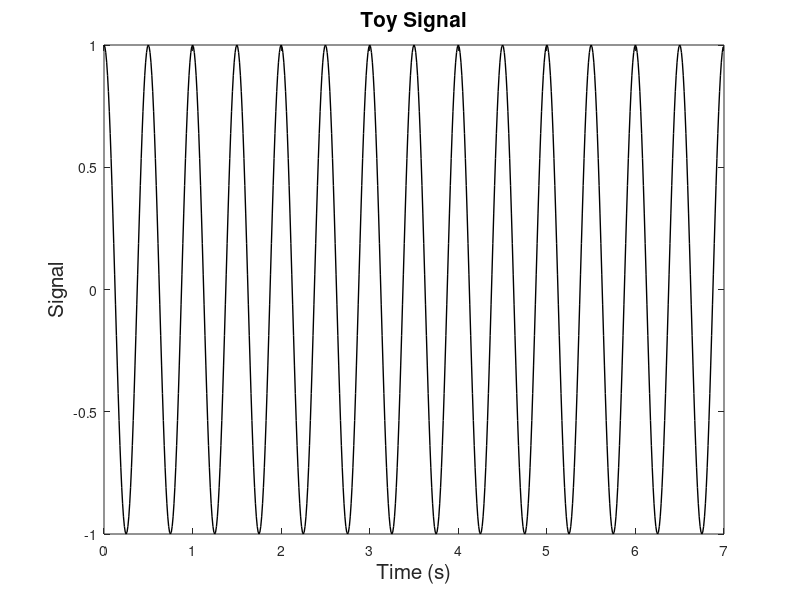

Here is the MATLAB script that generated this plot: (Note: this script raises an error after producing the figure.)
%%

% <latex>
% \title{BE 521: Homework 3 Questions\\{\normalsize Feature extraction} \\{\normalsize Spring 2021}}
% \author{68 points}
% \date{Due: Tuesday, 2/16/2021 10pm}
% \maketitle
% \textbf{Objective:} Extract features from data and build a simple detector
% </latex>

%% 
% <latex>
% \begin{center}
% \author{Shubhankar Patankar \\
%   \normalsize Collaborators: Peter Galer \\}
% \end{center}
% </latex>

%%
% <latex> 
% \section{Features and Simulations (39 pts)} As you learned
% in class, features are the backbone of almost all detection
% strategies, from seizures in EEG to faces in images. Features are
% usually defined in journal articles as an equation or set of
% equations, and the task for the reader---if she wants to use that
% feature---is to implement that feature in code. In this section, you
% will explore and implement some features commonly used in EEG
% analysis and test them on simulated time-series data.
% \begin{enumerate}
%  \item Consider the following toy signal: 7 seconds of a 2 Hz sine
%  wave with a quarter period phase-shift, sampled at 100 Hz
%   \begin{enumerate}
%    \item Plot the signal. (2 pts)
% </latex>

cd('/Users/sppatankar/Developer/BE-521')
addpath(genpath('Homework_3'));

duration = 7; % s
sampling_rate = 100; % Hz
dt = 1/sampling_rate;
time = 0:dt:7-dt;
signal_frequency = 2; % Hz
period = 1/signal_frequency;
toy_signal = sin((2 * pi * signal_frequency * (time + (0.25 * period))));

figure;
plot(time, toy_signal, 'LineWidth', 1, 'Color', [0, 0, 0])
xlabel('Time (s)', 'FontSize', 15);
ylabel('Signal', 'FontSize', 15);
title('Toy Signal', 'FontSize', 15);

%%
% <latex>
% \item Using the Matlab functions for the difference, sum, and
%   absolute value of the elements in a vector (look them up if you
%   don't know them), create an anonymous function for the
%    line-length feature
% 	$ LL(\mathbf{x}) = \sum_{i=2}^{n} |x_i - x_{i-1}| $ in one line of
% 	Matlab code that uses no loops (i.e., the outputs of one function
% 	will be the inputs of another). Your function should look
% 	something like \begin{lstlisting}
% 	  LLFn = @(x) XXXXXX;
% 	\end{lstlisting}
% 	where \texttt{XXXXX} represents some use of the aformentioned functions and the input signal \texttt{x}. (4 pts)
%    \item What is the line length of this signal? (2 pts)
%   \end{enumerate}
% </latex>

LLFn = @(x) sum(abs(diff(x)));
line_length_signal = LLFn(toy_signal)

%%
% <latex>
%  \item Consider line length of the signal using a sliding window
%  with a certain amount of window overlap (or, to think of it another
%  way, displacement with each ``slide''). Now, instead of having just
%  one value for the line length, you will have a number of values.
%   \begin{enumerate}
% 	\item Given a signal \texttt{x} with sampling frequency
% 	\texttt{fs} and windows of length \texttt{winLen} and displacement
% 	\texttt{winDisp} (both in seconds), create an anonymous function
% 	called \texttt{NumWins} that calculates the number of possible
% 	(full) windows in your signal of length \texttt{xLen} (in
% 	samples), i.e., \begin{lstlisting}
% 	  NumWins = @(xLen, fs, winLen, winDisp) XXXXXX;
% 	\end{lstlisting} where \texttt{XXXXXX} is the single-line
% 	expression for this value. You may assume that \texttt{winDisp} is
% 	a factor of both \texttt{winLen} (as it usually is/should be)
% 	and the length (in seconds) of \texttt{x}. (4 pts) 
% </latex>


% https://cs231n.github.io/convolutional-networks/
NumWins = @(xLen, fs, winLen, winDisp) ...
    ((xLen - (winLen * fs))/(winDisp * fs) + 1);

%%
% <latex>
%   \item Use this
% 	function to calculate the number of windows for the signal
% 	described in Question 1.1 for a 400 ms window with 200 ms
% 	displacement, i.e., the expression \begin{lstlisting}
% 	  NumWins(length(x), fs, winLen, winDisp)
% 	\end{lstlisting} 
% 	where \texttt{fs}, \texttt{winLen}, and \texttt{winDisp} are the appropriate values. (1 pt)
% </latex>

winLen = 0.4; % window size (s)
winDisp = 0.2; % window displacement (s)

number_of_windows = ...
    NumWins(length(toy_signal), sampling_rate, winLen, winDisp)

%%
% <latex>
% 	\item Repeat the above calculation for 50 ms window displacement. (1 pt)
% </latex>

number_of_windows = ...
    NumWins(length(toy_signal), sampling_rate, winLen, 50/1000)

%%
% <latex>
% 	\item Repeat the above calculation for 100 ms window displacement. (1 pt)
%   \end{enumerate}
% </latex>

number_of_windows = ...
    NumWins(length(toy_signal), sampling_rate, winLen, 100/1000)

%%
% <latex> 
%   \item 
%   \begin{enumerate}
%    \item Create a function (in another file) called
%    \texttt{MovingWinFeats(x, fs, winLen, winDisp, featFn)} that
%    returns a vector of the values of the feature on the signal
%    \texttt{x} in all the possible windows, where \texttt{featFn} is
%    a feature function like the one you wrote in Question 1.1.b. You
%    may find it useful to use your \texttt{NumWins} function (or at
%    least its expression). You may assume that the product of
%    \texttt{winDisp} and the sampling rate \texttt{fs} is an integer.
%    (6 pts) \\
% </latex>

%%
% <latex>
% Make sure your MovingWinFeats code is in your pdf. One way is to use the following Matlab code (in your script) to automatically
% load in the function's code (where we assume that the function is
% one directory up from the *.tex file). Windows users may need to
% change the forward-slash to a backslash. 
% </latex>

%   <latex>
%   \lstinputlisting{[path to] MovingWinFeats.m}
%   </latex>

%%
% <latex>
%    \item Using the signal you defined in Question 1.1 and the function you created in Question 1.1.b, calculate the line-length over windows of length 400 ms and displacement 200 ms. (2 pts)
% </latex>

winLen = 0.4; % s
winDisp = 0.2; % s
LL = MovingWinFeats(toy_signal, sampling_rate, winLen, winDisp, LLFn);

%%
% <latex>
%    \item Add a unit-amplitude 10 Hz signal (in the form of a sine wave) to your original signal and again calculate the line length over the same window and displacement. (2 pts)
%   \end{enumerate}
% </latex>

new_signal_frequency = 10; % Hz
new_toy_signal = toy_signal + sin((2 * pi * new_signal_frequency * time));

new_LL = MovingWinFeats(new_toy_signal, sampling_rate, winLen, winDisp, LLFn);

%%
% <latex>
%   \item Code the following 3 additional features in MINIMAL lines of code (hint: each can be implemented in one line using the anonymous function trick).
%   \begin{enumerate}
%    \item Area, $\displaystyle A(\mathbf{x}) = \sum_{i=1}^{n} |x_i| $ \quad (2 pts)
% </latex>

areaFn = @(x) sum(abs(x));
new_area = MovingWinFeats(new_toy_signal, sampling_rate, winLen, winDisp, areaFn);

%%
% <latex>
%    \item Energy, $\displaystyle E(\mathbf{x}) = \sum_{i=1}^{n} x_i^2 $ \quad (2 pts)
% </latex>

energyFn = @(x) sum(x.^2);
new_energy = MovingWinFeats(new_toy_signal, sampling_rate, winLen, winDisp, energyFn);

%%
% <latex>
%    \item Zero-Crossings around mean,\\ $\displaystyle ZX(\mathbf{x}) = \sum_{i=2}^{n} \mathbf{1}(\mathbf{FromAbove}) \;\mbox{OR}\; \mathbf{1}(\mathbf{FromBelow})$, 
%        where $\mathbf{1}(\cdot)$ denotes the indicator function, which returns a zero if its argument is false and a one if it is true, 
%        $\mathbf{FromAbove}$ denotes $(x_{i-1} - \overline{x} > 0) \;\mbox{AND}\; (x_i - \overline{x} < 0)$, 
%        $\mathbf{FromBelow}$ denotes $(x_{i-1} - \overline{x} < 0) \;\mbox{AND}\; (x_i - \overline{x} > 0)$,
%        and $\overline{x}$ is the mean value of the elements in $x$. (4 pts)
% </latex>

ZCFn = @(x) sum(diff(sign(x - mean(x))) ~= 0);
new_ZC = MovingWinFeats(new_toy_signal, sampling_rate, winLen, winDisp, ZCFn);

%%
% <latex>
%    \item Plot the values of the four features on the combined signal in the first four cells of a 3x2 matlab subplot.
%    Use a 400 ms window with 100 ms displacement. Using the right-aligned convention (where the
%    ``official'' time of the feature is that of the last data point
%    in the window), give the appropriate time axis for each window
%    point. In addition, plot the original signal with the 2Hz and 10Hz
%    components in the last two cells of the 3x2 subplot (to make
%    comparing down the column easy). Ensure that the time axis in all
%    of your plots is the same. (6 pts)
% </latex>

num_wins =  NumWins(length(toy_signal), sampling_rate, winLen, winDisp);
time_feats = zeros(1, num_wins);
win_start_idx = 1;
for i = 1:num_wins
    win_end_idx = win_start_idx + (winLen * sampling_rate) - 1;
    time_feats(i) = time(win_end_idx);
    win_start_idx = win_start_idx + (winDisp * sampling_rate);
end

figure;
hold on
subplot(3, 2, 1)
plot(time_feats, new_LL, 'LineWidth', 0.7, 'Color', [0, 0, 0])
xlim([0, duration])
xlabel('Time (s)', 'FontSize', 15);
ylabel('Line Length', 'FontSize', 15);

subplot(3, 2, 2)
plot(time_feats, new_area, 'LineWidth', 0.7, 'Color', [0, 0, 0])
xlim([0, duration])
xlabel('Time (s)', 'FontSize', 15);
ylabel('Area', 'FontSize', 15);

subplot(3, 2, 3)
plot(time_feats, new_energy, 'LineWidth', 0.7, 'Color', [0, 0, 0])
xlim([0, duration])
xlabel('Time (s)', 'FontSize', 15);
ylabel('Energy', 'FontSize', 15);

subplot(3, 2, 4)
plot(time_feats, new_ZC, 'LineWidth', 0.7, 'Color', [0, 0, 0])
xlim([0, duration])
xlabel('Time (s)', 'FontSize', 15);
ylabel('Zero Crossings', 'FontSize', 15);

subplot(3, 2, 5)
plot(time, new_toy_signal, 'LineWidth', 0.7, 'Color', [0, 0, 0])
xlim([0, duration])
xlabel('Time (s)', 'FontSize', 15);
ylabel('Signal', 'FontSize', 15);

subplot(3, 2, 6)
plot(time, new_toy_signal, 'LineWidth', 0.7, 'Color', [0, 0, 0])
xlim([0, duration])
xlabel('Time (s)', 'FontSize', 15);
ylabel('Signal', 'FontSize', 15);


%%
% <latex>
%   \end{enumerate}
% \end{enumerate}  
% \section{Feature Overlays (17 pts)}
% In this section, you will use a line-length feature overlay on a segment of EEG containing a seizure. This data is stored in \texttt{I521\_A0003\_D001} 
% \begin{enumerate}
%  \item What is the length using hours:minutes:seconds:milliseconds of the recording? (Use getDuration) (2 pts)
% </latex>

addpath(genpath('ieeg-matlab-1.14.49'))

session_1 = IEEGSession('I521_A0003_D001', 'spatank', 'spa_ieeglogin.bin');
IEEG_signal_duration = session_1.data(1).rawChannels(1).get_tsdetails.getDuration;
IEEG_signal_duration = IEEG_signal_duration/1000; % ms

hours = floor(IEEG_signal_duration/(60 * 60 * 1000))
remainder = rem(IEEG_signal_duration, 60 * 60 * 1000);

minutes = floor(remainder/(60 * 1000))
remainder = rem(remainder, 60 * 1000);

seconds = floor(remainder/1000)
milliseconds = rem(remainder, 1000)


%%
% <latex>
%  \item How many data points should we discard at the end if we want to clip the recording to the last full second? Do this clipping. (1 pt)
% </latex>

remove_duration = milliseconds/1000; % s
sampling_rate = session_1.data.sampleRate;
remove_points = (remove_duration * sampling_rate) + 1

end_time = session_1.data.rawChannels(1).get_tsdetails.getEndTime/1e6; % s
chirp_signal = session_1.data.getvalues(1:ceil(end_time * sampling_rate), 1);

all_seconds = (hours * 60 * 60) + (minutes * 60) + seconds;
dt = 1/sampling_rate;
chirp_time = 0:dt:all_seconds - dt;
chirp_signal = chirp_signal(1:end-remove_points); % clipped to nearest second

%%
% <latex>
%  \item If we want to overlay a feature trace on the original signal, we have to interpolate that feature (which has been calculated over windows) for each data point of the original signal. One of the simplest methods of doing this is called zero-order interpolation, where we just hold the value constant until we get to the next calculated value. For example, if we had a moving window of 1 second with 1 second displacement, the zero-order interpolated feature vector would have the same value the entire first second, then the same for the entire second second, etc, where each second contains the same number of points as the sampling frequency of the original signal.
%  \begin{enumerate}
%   \item Using the \texttt{repmat} and \texttt{reshape} functions, create an external function \texttt{zoInterp(x, numInterp} that copies each value of \texttt{x} \texttt{numInterp} times. You can implement this function in one line of code with no loops. Include the code for this function as you did in Question 1.3.a. (2 pts)
% </latex>

%%
% <latex>
%   \item Confirm that this function works correctly by expanding the length of the vector \texttt{1:5} by a factor of 5 and plotting with the command
%   \begin{lstlisting}
% 	plot(zoInterp(1:5,5),'-o')
%   \end{lstlisting}
%   where the \texttt{'-o'} option lets us see the individul points as well as the line that connects them. (2 pts)
%  \end{enumerate}
% </latex>

figure;
plot(zoInterp(1:5, 5), '-o', 'LineWidth', 1, 'Color', [0, 0, 0])
title('Replication Test', 'FontSize', 15);

%%
% <latex>
%  \item Using a 5-second sliding window with 1-second displacement,
%  calculate the line length feature over the entire signal. Normalize
%  the line-length feature values to have a maximum twice that of the
%  original EEG signal maximum. Plot the signal in blue and overlay
%  the right-aligned line-length feature in yellow. Note: you will need
%  to pad your
%  signal in order to get them to line up correctly and be the
%  same length. Put the units of your time axis in minutes, and be
%  sure to add a legend in a location in the plot that does not cover
%  up any signal or feature. (6 pts)
% </latex>

winLen = 5; % s
winDisp = 1; % s

LL_chirp = MovingWinFeats(chirp_signal, sampling_rate, winLen, winDisp, LLFn);
LL_chirp_interp = [LL_chirp(1) .* ones(1, (winLen - winDisp) .* sampling_rate), ...
    zoInterp(LL_chirp, winDisp * sampling_rate)];

LL_chirp_norm = (LL_chirp .* 2 .* max(chirp_signal))./max(LL_chirp);

LL_chirp_norm_interp = [LL_chirp_norm(1) .* ones(1, (winLen - winDisp) .* sampling_rate), ...
    zoInterp(LL_chirp_norm, winDisp * sampling_rate)];

figure;
hold on
chirp_time_mins = chirp_time ./ 60;
plot(chirp_time_mins, chirp_signal, 'LineWidth', 2, ...
    'Color', 'b');
plot(chirp_time_mins, LL_chirp_norm_interp, 'LineWidth', 2, ...
    'Color', 'y');
xlim([0, chirp_time_mins(end)])
legend('Signal', 'Normalized Line Length', 'Location', 'NorthWest');
hold off
xlabel('Time (min)', 'FontSize', 15);
title('Normalized Line Length for I521\_A0003\_D001', 'FontSize', 15);

%%
% <latex>
%  \item What threshold might you use on the raw line-length feature
%  vector (not the normalized one used for plotting) in order to
%  capture the 17 largest pre-seizure chirps that occur? (1 pt)
% </latex>

figure;
plot(chirp_time_mins, LL_chirp_interp, 'LineWidth', 2, ...
    'Color', 'k');
xlabel('Time (min)', 'FontSize', 15);
title('Line Length (I521\_A0003\_D001)', 'FontSize', 15);

threshold = 42000 % for 17 pre-seizure chirps

%%
% <latex>
%  \item Using this threshold value, in another plot draw red vertical lines at the leading point in time where the threshold is crossed. Add these vertical lines on top of the plot you made in Question 2.4. These events should capture the pre-seizure chirps, the seizure onset, and some flickering during the end of the seizure. (3 pts)
% </latex>

inds_all = find(LL_chirp_interp >= threshold); % index into signal
inds_val = find(LL_chirp_interp(inds_all - 1) < threshold); % index into index
inds = inds_all(inds_val);

figure;
hold on
chirp_time_mins = chirp_time ./ 60;
plot(chirp_time_mins, chirp_signal, 'LineWidth', 2, ...
    'Color', 'b');
plot(chirp_time_mins, LL_chirp_norm_interp, 'LineWidth', 2, ...
    'Color', 'y');
plot([chirp_time_mins(inds); chirp_time_mins(inds)], ...
    repmat(ylim', 1, size(inds, 2)), '-r', 'LineWidth', 0.75)
xlim([0, chirp_time_mins(end)])
legend('Signal', 'Normalized Line Length', 'Location', 'NorthWest');
hold off
xlabel('Time (min)', 'FontSize', 15);
title('Normalized Line Length (I521\_A0003\_D001)', 'FontSize', 15);

%%
% <latex>
% \end{enumerate}
% \section{Building a Detector (12 pts)}
% In this section, you will use the features you defined previously to build a seizure detector. Use the EEG data in the file \texttt{I521\_A0003\_D002} with channels \texttt{multiSz\_1}, and \texttt{multiSz\_2}.
% \begin{enumerate}
%  \item Plot the signal in \texttt{multiSz\_1} and draw vertical red lines at the times when you think the two seizures begin. (You should be able to do this without the need of any features.) (2 pts)
% </latex>

session_2 = IEEGSession('I521_A0003_D002', 'spatank', 'spa_ieeglogin.bin');
sampling_rate = session_2.data.sampleRate;

end_time = session_2.data.rawChannels(1).get_tsdetails.getEndTime/1e6; % s
multiSz_1 = session_2.data.getvalues(1:ceil(end_time * sampling_rate), 1);

dt = 1/sampling_rate;
time_multiSz_1 = 0:dt:end_time;

seizure_inds = [755, 9382];

figure;
hold on
plot(time_multiSz_1, multiSz_1, 'LineWidth', 1, 'Color', [0, 0, 0])
plot([seizure_inds; seizure_inds], ...
    repmat(ylim', 1, size(seizure_inds, 2)), '-r', 'LineWidth', 2)
hold off
xlabel('Time (s)', 'FontSize', 15);
ylabel('Signal', 'FontSize', 15);
title('Channel 1 (I521\_A0003\_D002)', 'FontSize', 15);

%%
% <latex>
%  \item Produce feature overlay plots similar to that of Question 2.4 for each of the four features you have implemented along with the red vertical lines at each seizure. Use the same 4-second sliding window with 1 second displacement. (4 pts)
% </latex>

winLen = 0.4; % s
winDisp = 0.1; % s

multiSz_1_LL = MovingWinFeats(multiSz_1, sampling_rate, winLen, winDisp, LLFn);
multiSz_1_area = MovingWinFeats(multiSz_1, sampling_rate, winLen, winDisp, areaFn);
multiSz_1_energy = MovingWinFeats(multiSz_1, sampling_rate, winLen, winDisp, energyFn);
multiSz_1_ZC = MovingWinFeats(multiSz_1, sampling_rate, winLen, winDisp, ZCFn);

multiSz_1_LL_interp = [multiSz_1_LL(1) .* ...
    ones(1, round((winLen - winDisp) .* sampling_rate)), ...
    zoInterp(multiSz_1_LL, winDisp * sampling_rate)];
multiSz_1_area_interp = [multiSz_1_area(1) .* ...
    ones(1, round((winLen - winDisp) .* sampling_rate)), ...
    zoInterp(multiSz_1_area, winDisp * sampling_rate)];
multiSz_1_energy_interp = [multiSz_1_energy(1) .* ...
    ones(1, round((winLen - winDisp) .* sampling_rate)), ...
    zoInterp(multiSz_1_energy, winDisp * sampling_rate)];
multiSz_1_ZC_interp = [multiSz_1_ZC(1) .* ...
    ones(1, round((winLen - winDisp) .* sampling_rate)), ...
    zoInterp(multiSz_1_ZC, winDisp * sampling_rate)];

multiSz_1_LL_interp = (multiSz_1_LL_interp .* 2 .* max(multiSz_1))./max(multiSz_1_LL_interp);
multiSz_1_area_interp = (multiSz_1_area_interp .* 2 .* max(multiSz_1))./max(multiSz_1_area_interp);
multiSz_1_energy_interp = (multiSz_1_energy_interp .* 2 .* max(multiSz_1))./max(multiSz_1_energy_interp);
multiSz_1_ZC_interp = (multiSz_1_ZC_interp .* 2 .* max(multiSz_1))./max(multiSz_1_ZC_interp);

figure;
hold on
plot(time_multiSz_1, multiSz_1, 'LineWidth', 2, 'Color', [0, 0, 0])
plot(time_multiSz_1, multiSz_1_LL_interp, 'LineWidth', 2, 'Color', [0.7, 0.7, 0.7])
plot([seizure_inds; seizure_inds], ...
    repmat(ylim', 1, size(seizure_inds, 2)), '-r', 'LineWidth', 2)
hold off
xlim([0, end_time])
legend('Raw Signal', 'Normalized Line Length', 'Location', 'NorthEast')
title('Line Length (I521\_A0003\_D002 Ch. 1)', 'FontSize', 15);
xlabel('Time (s)', 'FontSize', 15);
ylabel('Line Length', 'FontSize', 15);

figure;
hold on
plot(time_multiSz_1, multiSz_1, 'LineWidth', 2, 'Color', [0, 0, 0])
plot(time_multiSz_1, multiSz_1_area_interp, 'LineWidth', 2, 'Color', [0.7, 0.7, 0.7])
plot([seizure_inds; seizure_inds], ...
    repmat(ylim', 1, size(seizure_inds, 2)), '-r', 'LineWidth', 2)
hold off
xlim([0, end_time])
legend('Raw Signal', 'Normalized Area', 'Location', 'NorthEast')
title('Area (I521\_A0003\_D002 Ch. 1)', 'FontSize', 15);
xlabel('Time (s)', 'FontSize', 15);
ylabel('Area', 'FontSize', 15);

figure;
hold on
plot(time_multiSz_1, multiSz_1, 'LineWidth', 2, 'Color', [0, 0, 0])
plot(time_multiSz_1, multiSz_1_energy_interp, 'LineWidth', 2, 'Color', [0.7, 0.7, 0.7])
plot([seizure_inds; seizure_inds], ...
    repmat(ylim', 1, size(seizure_inds, 2)), '-r', 'LineWidth', 2)
hold off
xlim([0, end_time])
legend('Raw Signal', 'Normalized Energy', 'Location', 'NorthEast')
title('Energy (I521\_A0003\_D002 Ch. 1)', 'FontSize', 15);
xlabel('Time (s)', 'FontSize', 15);
ylabel('Energy', 'FontSize', 15);

figure;
hold on
plot(time_multiSz_1, multiSz_1, 'LineWidth', 2, 'Color', [0, 0, 0])
plot(time_multiSz_1, multiSz_1_ZC_interp, 'LineWidth', 2, 'Color', [0.7, 0.7, 0.7])
plot([seizure_inds; seizure_inds], ...
    repmat(ylim', 1, size(seizure_inds, 2)), '-r', 'LineWidth', 2)
hold off
xlim([0, end_time])
legend('Raw Signal', 'Normalized Zero Crossings', 'Location', 'SouthEast')
title('Zero Crossings (I521\_A0003\_D002 Ch. 1)', 'FontSize', 15);
xlabel('Time (s)', 'FontSize', 15);
ylabel('Zero Crossings', 'FontSize', 15);

%%
% <latex>
%  \item 
%   \begin{enumerate}
%    \item Based on your plots in the previous question, which of the
%    four features seems to give the largest signal (relative to the
%    background) for when a seizure occurs? Explain why you think this feature is the best. (3 pts)
% </latex>

% Energy seems to give the largest signal relative to the background before
% a seizure. There are significant pre-seizure spikes in line length, area,
% and energy. However, the difference in values between the spike and the
% mean for line length and area is much smaller compared to the same
% difference for energy. Zero crossings on the other hand are much noisier
% compared to the other three features.

%%
% <latex>
%    \item What threshold would you use to determine if a seizure is occurring? (1 pt)
% </latex>

% Normalized energy exceeding 3000 is a strong indicator of an imminent seizure. 
threshold = 3000 % energy threshold for seizure 

%%
% <latex>
%   \end{enumerate}
% </latex>

%%
% <latex>
%  \item The signal in \texttt{multiSz\_2} contains another seizure (whose location should again be fairly obvious). Plot the data along with the feature and threshold (horizontal black line, with correct normalization for the signal in \texttt{data2}) you determined in the previous question. (2 pts)
% </latex>

signal_duration = session_2.data(1).rawChannels(2).get_tsdetails.getDuration;
signal_duration = signal_duration/1e6; % s
sampling_rate = session_2.data.sampleRate;

end_time = session_2.data.rawChannels(2).get_tsdetails.getEndTime/1e6; % s
multiSz_2 = session_2.data.getvalues(1:ceil(end_time * sampling_rate), 2);

dt = 1/sampling_rate;
time_multiSz_2 = 0:dt:end_time;

winLen = 0.4; % s
winDisp = 0.1; % s

multiSz_2_energy = MovingWinFeats(multiSz_2, sampling_rate, winLen, winDisp, energyFn);
multiSz_2_energy_interp = [multiSz_2_energy(1) .* ...
    ones(1, round((winLen - winDisp) .* sampling_rate)), ...
    zoInterp(multiSz_2_energy, winDisp * sampling_rate)];
multiSz_2_energy_interp_norm = (multiSz_2_energy_interp .* 2 .* max(multiSz_2))./max(multiSz_2_energy_interp);

figure;
hold on
plot(time_multiSz_2, multiSz_2, 'LineWidth', 1, 'Color', 'b')
plot(time_multiSz_2, multiSz_2_energy_interp_norm, 'LineWidth', 1, ...
    'Color', 'r')
line([0, time_multiSz_2(end)], [threshold, threshold], 'LineWidth', 1, ...
    'Color', [0, 0, 0])
hold off
legend('Signal', 'Normalized Energy', 'Threshold', 'Location', 'NorthEast');
xlabel('Time (s)', 'FontSize', 15);
title('Channel 2 (I521\_A0003\_D002)', 'FontSize', 15);

%%
% <latex>
% \end{enumerate}
% </latex>


